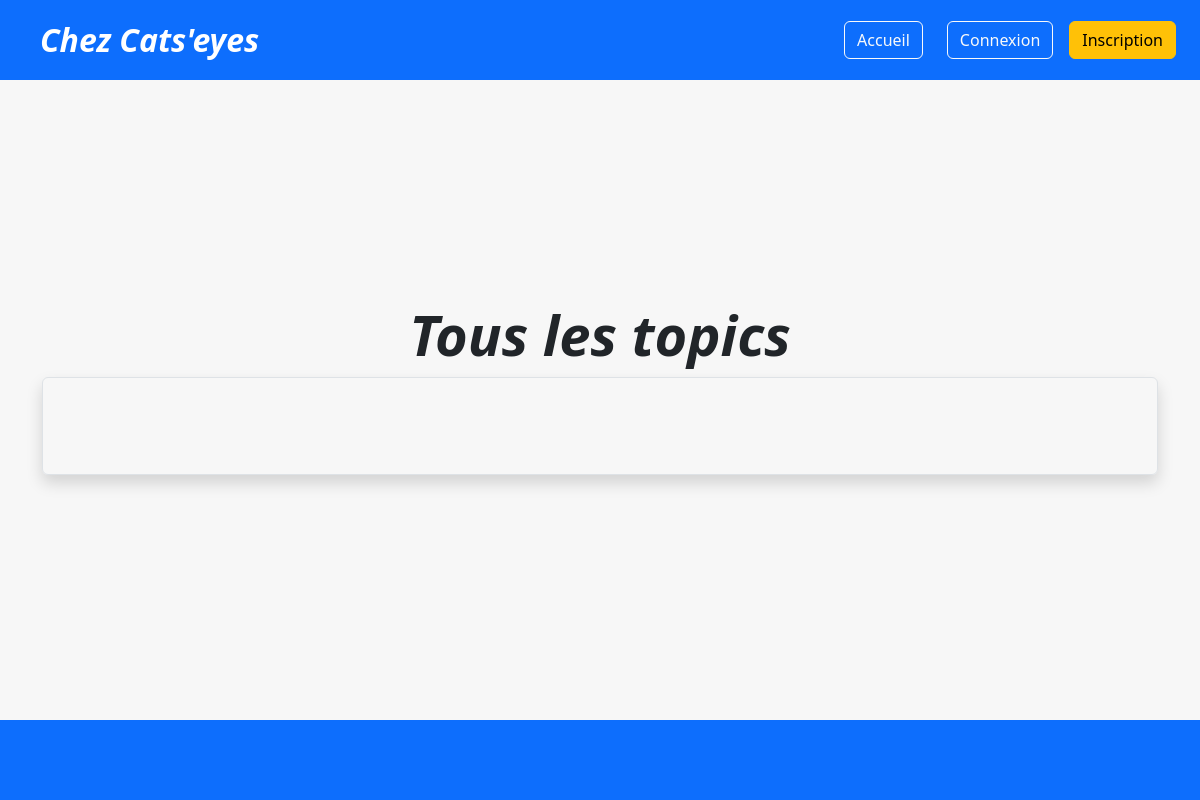
Before: / with the older database file.
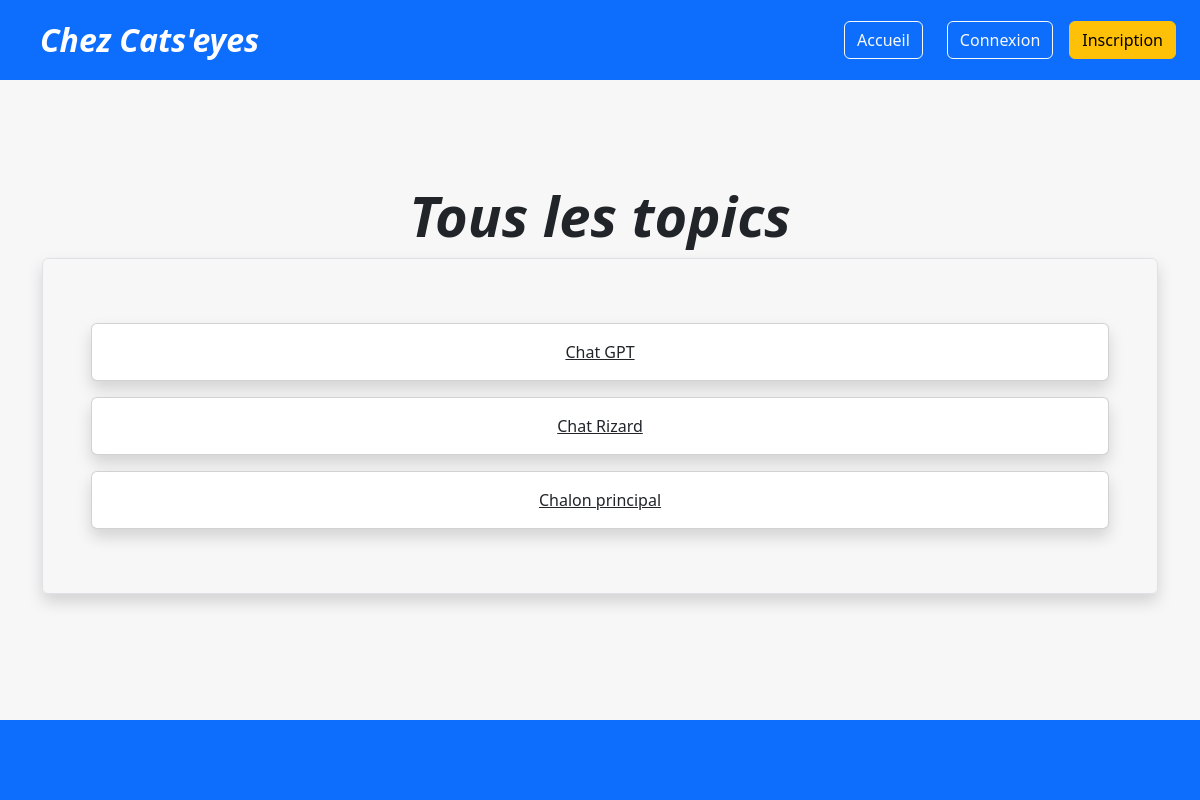
After: the same page with the newer database file.
### tables this page shows
CREATE TABLE IF NOT EXISTS `categories` (
  `id` int NOT NULL AUTO_INCREMENT,
  `category_name` varchar(100) NOT NULL,
  PRIMARY KEY (`id`)
);

### src/controllers/homepage_controller.php (called while the page is built)
<?php
require_once('src/models/topic.php');
$topic = new Topic();
$topic->connection = new DatabaseConnection();
$topics = $topic->get_topics();
require('./templates/homepage_template.php');

### src/lib/database.php (called while the page is built)
<?php
class DatabaseConnection
{
    public ?PDO $database = null;
    public function getConnection(): PDO
    {
        if ($this->database === null) {
            $this->database = new PDO('mysql:host=localhost;dbname=forum;charset=utf8', 'root', '');
        }
        return $this->database;
    }
}

### src/models/Topic.php (called while the page is built, shortened)
<?php
class Topic
{
    public DatabaseConnection $connection;
    public function get_topics()
    {
        $query = $this->connection->getConnection()->prepare(
            "SELECT  * FROM `categories`;"
        );
        $query->execute();
        return $query->fetchAll(PDO::FETCH_ASSOC);
    }
}

### templates/homepage_template.php (the view, shortened to what this page needs)
<main class="container">
    <h1 class="display-4 fst-italic fw-bold text-center ">Tous les topics</h1>
    <div class="p-4 p-md-5 mb-4 rounded border shadow">
        <div class=" px-0 text-dark">
            <?php foreach ($topics as $key => $value) {
                ?>
                <a href="index.php?topic_id=<?= $value['id'] ?>&cat=<?= $value["category_name"] ?>" class="text-dark">
                    <div class="card shadow p-3 text-center w-100 my-3">
                        <?= $value["category_name"]; ?>
                    </div>
                </a>
                <?php
            }
            ?>
        </div>
    </div>
</main>
<?php $content = ob_get_clean(); ?>
<?php require("./templates/layout.php"); ?>

### index.php (shortened to what this page needs)
<?php
require_once('./src/lib/database.php');
try {
    if (isset($_GET["action"]) && $_GET["action"] !== "") {
        if ($_GET["action"] === "test_register") {
            require('./src/controllers/test_register_controller.php');
        } elseif ($_GET["action"] === "register") {
            require('./src/controllers/register_controller.php');
        } elseif ($_GET["action"] === "connect") {
            require('./src/controllers/connection_controller.php');
        } elseif ($_GET["action"] === "account") {
            require('./src/controllers/account_controller.php');
        } elseif ($_GET["action"] === "disconnect") {
            require('./src/controllers/disconnect_controller.php');
        } else {
            throw new Exception("ERROR 404");
        }
    } elseif (isset($_GET['topic_id'])) {
        require('./src/controllers/topic_controller.php');
    } elseif (isset($_GET['subject_id'])) {
        if (isset($_SESSION['logged']) && $_SESSION['logged'] == 1) {
            require('./src/controllers/subject_controller.php');
        } else {
            throw new Exception("Vous devez être inscrit pour accéder au contenu du site");
        }
    } elseif (isset($_GET['close'])) {
        header('Location: index.php?action=connect');
        exit;
    } elseif (empty($_GET)) {
        require('./src/controllers/homepage_controller.php');
    } else {
        throw new Exception("ERROR 404");
    }
} catch (Exception $e) {
    $errorMessage = $e->getMessage();
    require('templates/error.php');
}

### templates/layout.php (shortened to what this page needs)
<!DOCTYPE html>
<html lang="fr">
<head>
    <link rel="stylesheet" href="./src/style/main.css">
    <link href="https://cdn.jsdelivr.net/npm/bootstrap@5.3.0-alpha1/dist/css/bootstrap.min.css" rel="stylesheet"
>
    <link rel="stylesheet" href="https://cdnjs.cloudflare.com/ajax/libs/font-awesome/6.3.0/css/all.min.css"
 />
</head>
<body>
    <header class="sticky-top bg-primary">
        <nav class="navbar navbar-expand-md navbar-light d-flex  sticky-top">
            <div class="container-fluid px-4 d-flex justify-content-between">
                <div class="d-flex align-items-center justify-content-center">
                    <div class="ms-3  text-white fw-bold fs-2 fst-italic">
                        Chez Cats'eyes
                    </div>
                </div>
                <div class="collapse navbar-collapse d-flex justify-content-end" id="navBar">
                    <div class="d-flex flex-column flex-md-row align-items-center gap-3 bg-primary">
                        <a href="./index.php" class="nav-link px-2 text-dark rounded"><button type="button"
                                class="btn btn-outline-light ">Accueil</button></a>
                        <?php if (isset($_SESSION) && !empty($_SESSION)) { ?>
                            <a href="./index.php?action=account" class="nav-link px-2 text-dark rounded">Mon compte</a>
                            <button type="button" class="btn btn-danger">
                                <a href="./index.php?action=disconnect">Déconnexion</a>
                            </button>
                        <?php } else { ?>
                            <a href="./index.php?action=connect"><button type="button"
                                    class="btn btn-outline-light ">Connexion</button></a>
                            <a href="./index.php?action=test_register"><button type="button"
                                    class="btn btn-warning">Inscription </button></a>
                        <?php }
                        ; ?>
                    </div>
                </div>
            </div>
        </nav>
    </header>
    <div id="wrapper" class="d-flex align-items-center ">
        <?= $content; ?>
    </div>
    <footer class="z-3 d-flex flex-wrap justify-content-center align-items-center py-3 bg-primary sticky-bottom">
    </footer>
</body>
</html>

### src/style/main.css (style rules this page uses)
* { margin: 0; padding: 0; }
header { max-height: 10vh; }
.container-fluid { min-height: 10vh; }
.navbar { padding: 0 !important; }
footer { min-height: 10vh; }
#wrapper { min-height: 80vh; background-color: #F7F7F7; }
body { min-height: 100vh; box-sizing: border-box; }

Changed rows visible on the page:
added categories: category_name "Chat GPT"
added categories: category_name "Chat Rizard"
added categories: category_name "Chalon principal"
